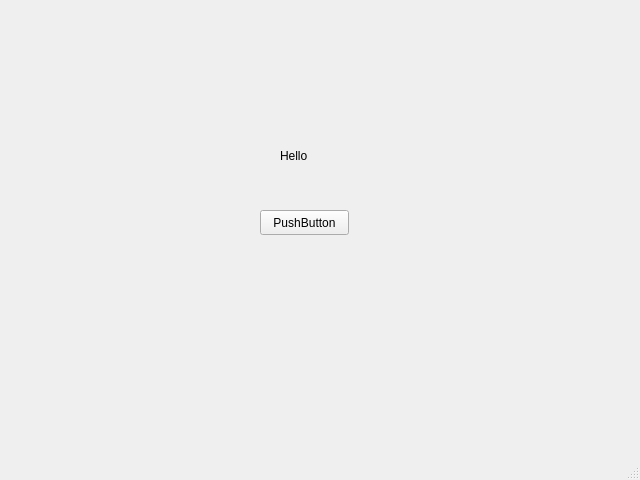
<?xml version="1.0" encoding="UTF-8"?>
<ui version="4.0">
 <class>MainWindow</class>
 <widget class="QMainWindow" name="MainWindow">
  <property name="geometry">
   <rect>
    <x>0</x>
    <y>0</y>
    <width>640</width>
    <height>480</height>
   </rect>
  </property>
  <property name="windowTitle">
   <string>MainWindow</string>
  </property>
  <widget class="QWidget" name="centralwidget">
   <widget class="QLabel" name="label">
    <property name="geometry">
     <rect>
      <x>280</x>
      <y>130</y>
      <width>111</width>
      <height>51</height>
     </rect>
    </property>
    <property name="text">
     <string>Hello</string>
    </property>
   </widget>
   <widget class="QPushButton" name="pushButton">
    <property name="geometry">
     <rect>
      <x>260</x>
      <y>210</y>
      <width>89</width>
      <height>25</height>
     </rect>
    </property>
    <property name="text">
     <string>PushButton</string>
    </property>
   </widget>
  </widget>
  <widget class="QMenuBar" name="menubar">
   <property name="geometry">
    <rect>
     <x>0</x>
     <y>0</y>
     <width>640</width>
     <height>22</height>
    </rect>
   </property>
  </widget>
  <widget class="QStatusBar" name="statusbar"/>
 </widget>
 <resources/>
 <connections/>
</ui>
